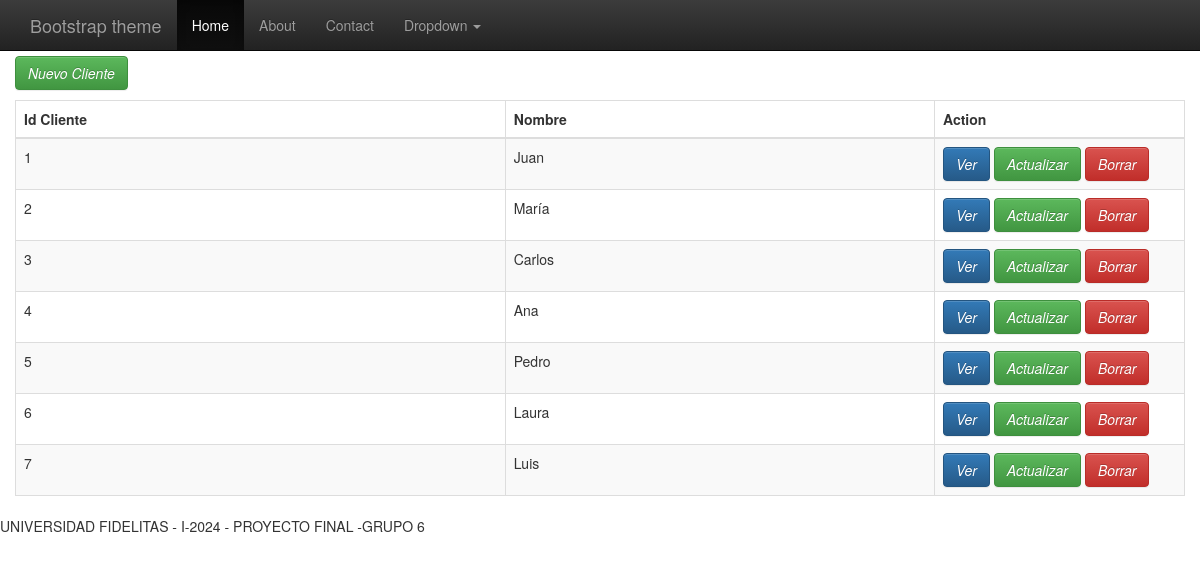
Screenshot of /SECTIONS/clientes.php with the database file from the repository.
### tables this page shows
CREATE TABLE `clientes` (
  `id_cliente` int(11) NOT NULL,
  `nombre` varchar(25) NOT NULL,
  `apellido` varchar(25) NOT NULL,
  `id_distrito` int(11) NOT NULL,
  `telefono` varchar(25) NOT NULL,
  `email` varchar(25) NOT NULL
);

### DAL/funciones_clientes.php (called while the page is built, shortened)
<?php
$conn = conectar();
function getClientes()
{
    global $conn;
    $sql_select_clientes = "SELECT clientes.id_cliente ,clientes.nombre, clientes.apellido, clientes.id_distrito, clientes.telefono, clientes.email, distritos.id_distrito AS id_distrito_distrito
                            FROM clientes
                            INNER JOIN distritos ON clientes.id_distrito = distritos.id_distrito";
    return $result = $conn->query($sql_select_clientes);
}

### SECTIONS/clientes.php (the view, shortened to what this page needs)
<?php
require_once "../DAL/funciones_clientes.php";
?>
<!DOCTYPE html>
<html lang="en">
<head>
    <?php
    require_once "../INCLUDE/head.php";
    ?>
</head>
<body>
    <?php
    include "../INCLUDE/nav.php";
    ?>
    <div class="container">
        <div class="row">
            <h3>CLIENTES</h3>
        </div>
        <div class="row">
            <p>
                <?php
                echo '<button type="button" class="btn btn-success" data-toggle="modal"
                data-target="#insertar">
                <i class="fa fa-edit ">Nuevo Cliente</i></button>';
                require "CLIENTES/insertar_clientes.php";
                ?>
            </p>
            <table class="table table-striped table-bordered">
                <thead>
                    <tr>
                        <th>Id Cliente</th>
                        <th>Nombre</th>
                        <th>Action</th>
                    </tr>
                </thead>
                <tbody>
                    <?php
                    $result = getClientes();
                    if ($result->num_rows > 0) {
                        foreach ($result as $row) {
                            echo '<tr>';
                            echo '<td>' . $row['id_cliente'] . '</td>';
                            echo '<td>' . $row['nombre'] . '</td>';
                            echo '<td width=250>';
                            echo '<button type="button" class="btn btn-primary" data-toggle="modal"
                            data-target="#ver' . $row['id_cliente'] . ' ">
                            <i class="fa fa-edit ">Ver</i></button>';
                            echo '<button type="button" class="btn btn-success" data-toggle="modal"
                            data-target="#editar' . $row['id_cliente'] . ' ">
                            <i class="fa fa-edit ">Actualizar</i></button>';
                            echo '<button type="button" class="btn btn-danger" data-toggle="modal"
                            data-target="#borrar' . $row['id_cliente'] . ' ">
                            <i class="fa fa-edit ">Borrar</i></button>';
                            echo '</td>';
                            require "CLIENTES/editar_clientes.php";
                            require "CLIENTES/ver_clientes.php";
                            require "CLIENTES/borrar_clientes.php";
                            echo '</tr>';
                        }
                    } else {
                        echo "No hay datos";
                    }
                    ?>
    <?php
    include "../INCLUDE/footer.php";
    ?>
</body>
</html>

### rows the page displays
clientes: id_cliente "1", nombre "Juan"
clientes: id_cliente "2", nombre "María"
clientes: id_cliente "3", nombre "Carlos"
clientes: id_cliente "4", nombre "Ana"
clientes: id_cliente "5", nombre "Pedro"
clientes: id_cliente "6", nombre "Laura"
clientes: id_cliente "7", nombre "Luis"
